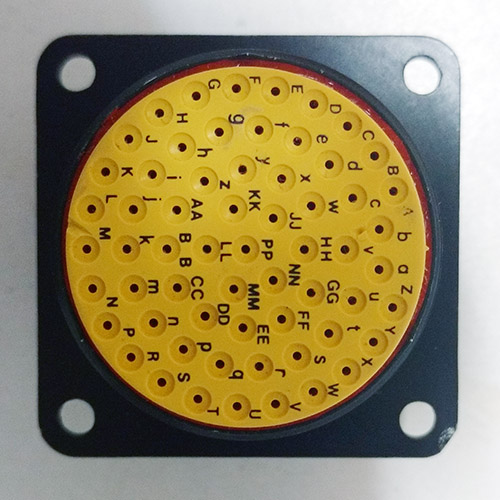
//> input picture New folder/asdf.jpg, 500 x 500 px
$ ./backup   (built with g++ and OpenCV 4)
//> lines starting //> are read from the running program, lines starting //| are printed output that depends on the picture; after the words box and inside, x2 and y2 are one past the last pixel; in counts of white or black regions, pixels touching at a corner belong together

#include "opencv2/imgproc/imgproc.hpp"
#include "opencv2/imgcodecs.hpp"
#include "opencv2/highgui/highgui.hpp"
#include <iostream>


using namespace cv;
using namespace std;

/// Global Variables
Mat src; Mat hsv;
Mat mask;

int lo = 65; int up = 68;
const char* window_image = "Source image";

/// Function Headers
void Hist_and_Backproj();
void pickPoint(int event, int x, int y, int, void*);


int main(int, char** argv)
{
	/// Read the image
	src = imread("New Folder/asdf.jpg");
//> src is the input picture: 500 rows x 500 cols, CV_8UC3; mean B, G, R 92.5, 135.7, 149.5
	//Selecting a point that is red


	/// Transform it to HSV
	cvtColor(src, hsv, COLOR_BGR2HSV);
//> hsv: 500 rows x 500 cols, CV_8UC3; mean H, S, V 62.1, 112.4, 155.3

	/// Show the image
	namedWindow(window_image, WINDOW_AUTOSIZE);
	imshow(window_image, src);

	// [8 lines of commented-out code are left out]
	setMouseCallback(window_image, pickPoint, 0);

	waitKey(0);
//> the left mouse button is pressed and released at (250, 250)
	return 0;
}

void pickPoint(int event, int x, int y, int, void*)
{
//> called with event = 1, x = 250, y = 250
	if (event != EVENT_LBUTTONDOWN)
	{
		return;
	}

	// Fill and get the mask
	Point seed = Point(291, 67);
	//x = 291;
	//y =  67;
	//cout << "\n\nx = " << x << endl << "y = " << y;

	int newMaskVal = 255;
	Scalar newVal = Scalar(120, 120, 120);

	int connectivity = 8;
	int flags = connectivity + (newMaskVal << 8) + FLOODFILL_FIXED_RANGE + FLOODFILL_MASK_ONLY;

	Mat mask2 = Mat::zeros(src.rows + 2, src.cols + 2, CV_8UC1);
	floodFill(src, mask2, seed, newVal, 0, Scalar(lo, lo, lo), Scalar(up, up, up), flags);
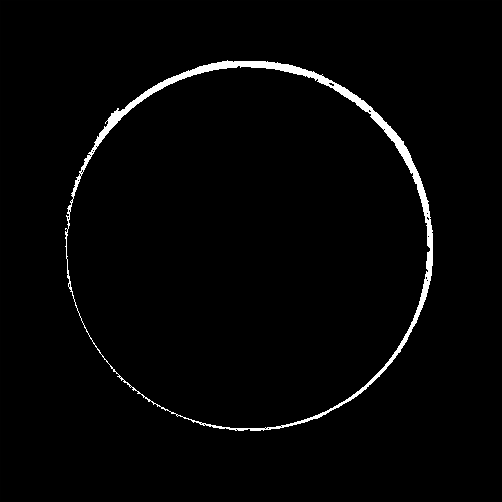
//> mask2: 502 rows x 502 cols, CV_8UC1; min 0, max 255, mean 5.1
	mask = mask2(Range(1, mask2.rows - 1), Range(1, mask2.cols - 1));
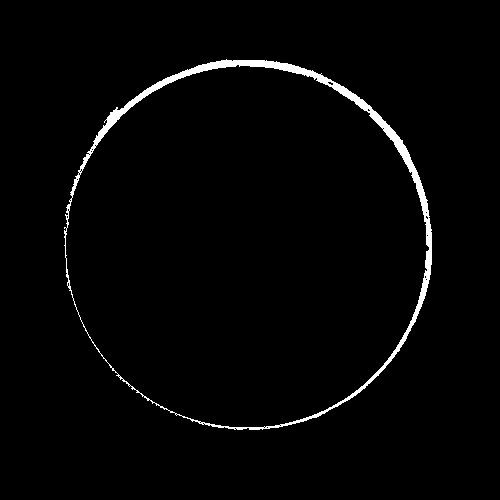
//> mask: 500 rows x 500 cols, CV_8UC1; 2% white; 1 white region, box (x1, y1, x2, y2) and area: (64, 59, 432, 430) 5010

	//imshow("Mask", mask);
	imwrite("mask.jpg", mask);

	Hist_and_Backproj();

	cv::Mat img = cv::imread("mask.jpg", 0);
	cv::threshold(img, img, 127, 255, cv::THRESH_BINARY);
	cv::Mat skel(img.size(), CV_8UC1, cv::Scalar(0));
	cv::Mat temp(img.size(), CV_8UC1);
	cv::Mat element = cv::getStructuringElement(cv::MORPH_CROSS, cv::Size(3, 3));
	bool done;
	do
	{
		cv::morphologyEx(img, temp, cv::MORPH_OPEN, element);
		cv::bitwise_not(temp, temp);
		cv::bitwise_and(img, temp, temp);
		cv::bitwise_or(skel, temp, skel);
		cv::erode(img, img, element);

		double max;
		cv::minMaxLoc(img, 0, &max);
		done = (max == 0);
	} while (!done);
	//cv::imshow("Skeleton", skel);
	cv::waitKey(0);

}


void Hist_and_Backproj()
{
	MatND hist;
	int h_bins = 30; int s_bins = 32;
	int histSize[] = { h_bins, s_bins };

	float h_range[] = { 0, 179 };
	float s_range[] = { 0, 255 };
	const float* ranges[] = { h_range, s_range };

	int channels[] = { 0, 1 };

	/// Get the Histogram and normalize it
	calcHist(&hsv, 1, channels, mask, hist, 2, histSize, ranges, true, false);
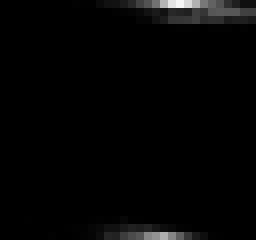
//> hist: 30 rows x 32 cols, CV_32FC1 (shown 8 times larger); min 0, max 245, mean 4.7

	normalize(hist, hist, 0, 255, NORM_MINMAX, -1, Mat());
//> hist: 30 rows x 32 cols, CV_32FC1; 11.25% of pixels changed, all inside (x1, y1, x2, y2) = (3, 0, 32, 30)

	/// Get Backprojection
	MatND backproj;
	calcBackProject(&hsv, 1, channels, hist, backproj, ranges, 1, true);
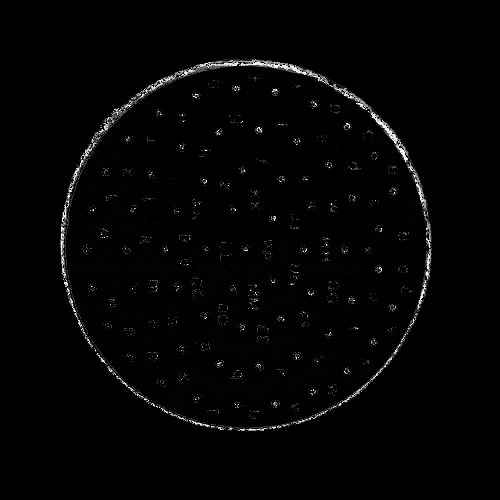
//> backproj: 500 rows x 500 cols, CV_8UC1; min 0, max 255, mean 3.9
//> the loop in pickPoint, `do` made 7 passes
//> (max, done) on passes 1 to 7: (255, false), (255, false), (255, false), (255, false), (255, false), (255, false), (0, true)
//> pass 1, in pickPoint, `cv::erode(img, img, element);`:
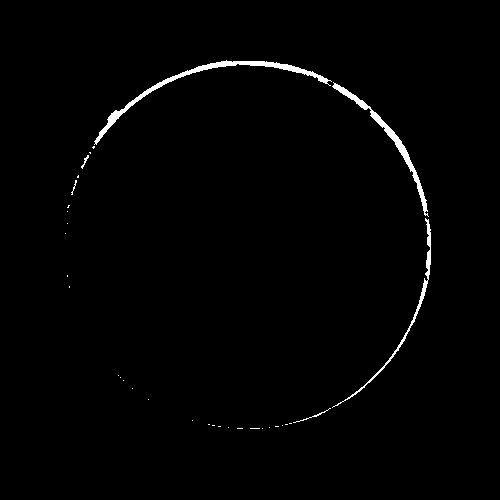
//> img: 500 rows x 500 cols, CV_8UC1; 1.2% white; 33 white regions (27 under 20 px), largest, box (x1, y1, x2, y2) and area: (94, 60, 332, 145) 1286, (332, 82, 429, 217) 893, (332, 218, 431, 408) 588, (293, 408, 331, 423) 49, (81, 155, 89, 169) 31, (71, 180, 77, 195) 23
//> after the loop in pickPoint, `do`: img: 500 rows x 500 cols, CV_8UC1; 1.18% of pixels changed, all inside (x1, y1, x2, y2) = (65, 60, 431, 429)
//> after the loop in pickPoint, `do`:
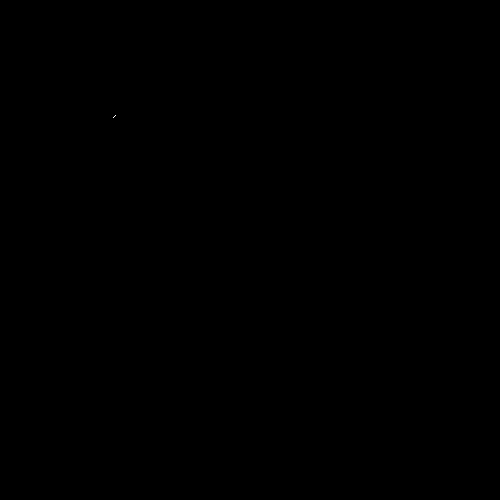
//> temp: 500 rows x 500 cols, CV_8UC1; 0% white in thin lines or dots, all inside (x1, y1, x2, y2) = (113, 115, 116, 118)
//> after the loop in pickPoint, `do`:
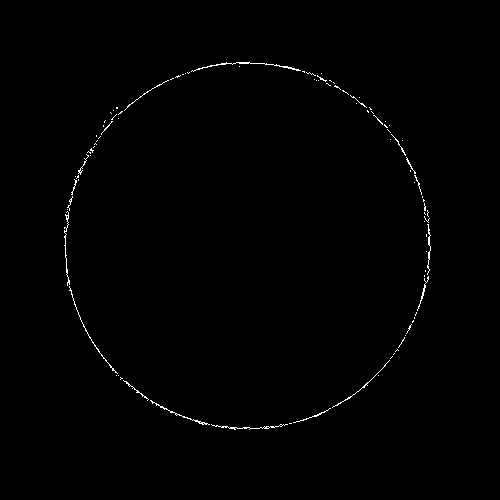
//> skel: 500 rows x 500 cols, CV_8UC1; 0.57% white in thin lines or dots, all inside (x1, y1, x2, y2) = (64, 62, 431, 430)

	/// Draw the backproj
	imshow("BackProj", backproj);
	imwrite("backproj.jpg", backproj);
}


// [175 lines of commented-out code are left out]
